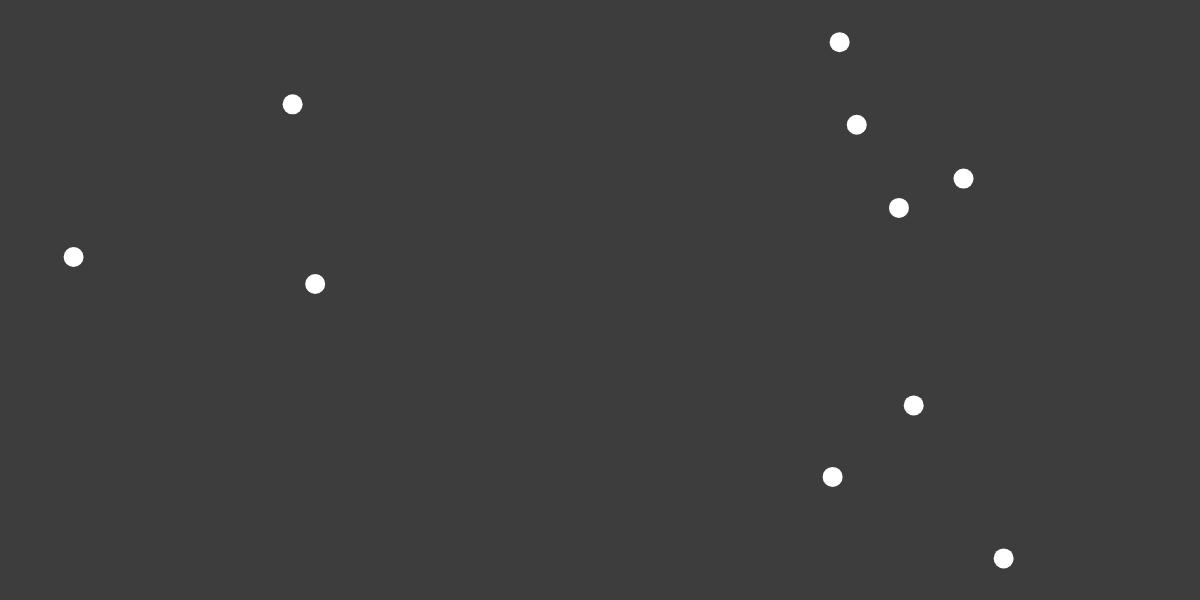
Frame 1 (no input)
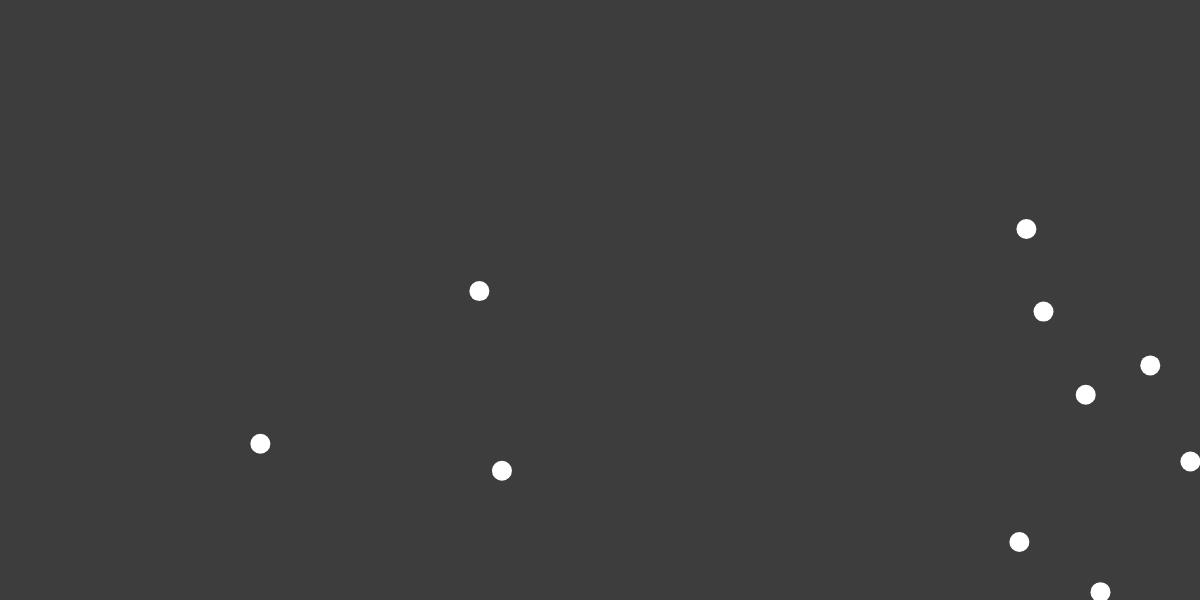
Frame 60 (no input)
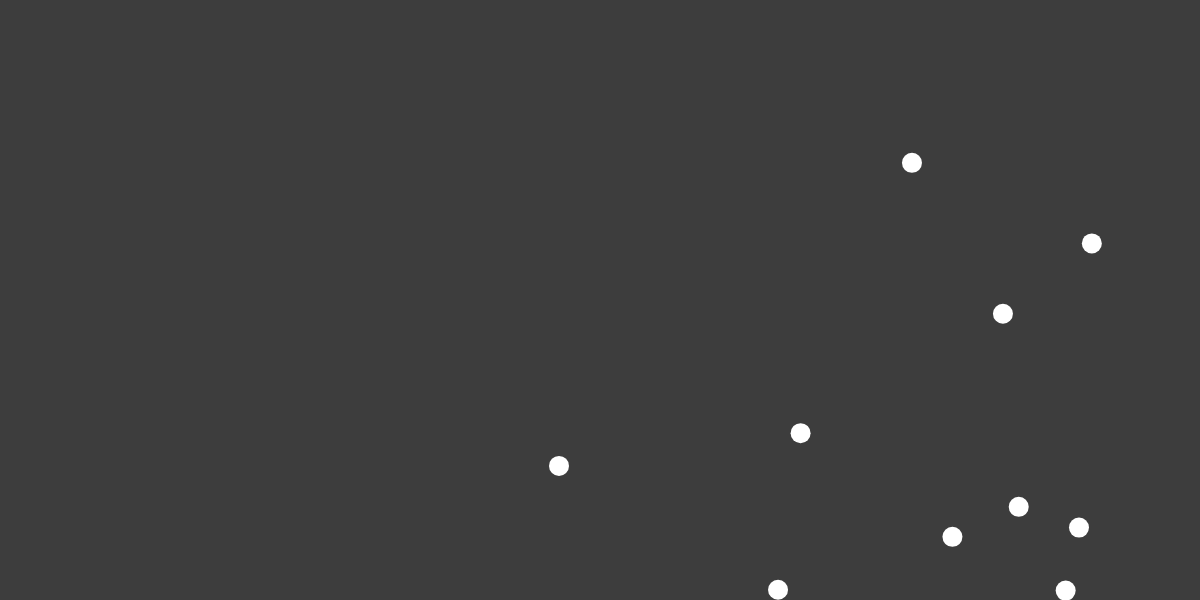
Frame 120 (the mouse pressed at the canvas centre since frame 60)

The p5.js sketch that drew these frames (run headless with seeded random() and noise() and a simulated clock; from frame 60 on, the mouse is pressed at the canvas centre):

// p5.js sketch
// ── sketch.js
let golyok = [];
let num = 10;
let amount = num - 1;
let d = 20;
let limit = 5 ;
function setup() {
    createCanvas(1200,600);
    for(let i = 0; i <= amount; i++) {
        golyok[i] = new ball(random(1,1199),random(1,599),d);
    }
}
function phisics() {
    hit_the_wall();
    stop_and_deaccelerate();
}
function draw() {
    background(61);
    for(let k = 0; k <= amount; k++){   
        golyok[k].show();
    }
    phisics();

  
}
// ── ball.js

// VARIABLES FOR CLASS
let sx = 0.0000000000000000000001; // THE 
let sy = 0.0000000000000000000001; //   SPEEDS
let ax = 0; // THE 
let ay = 0; //   ACCELERATIONS
let axc = 0.01;// THE 
let ayc = 0.01;//   ACCELERATION CHANGERS

// THE CLASS
class ball {
    constructor(x,y,d) {
        this.xgoingback = false;
        this.ygoingback = false;
        this.pos = createVector(x,y);// position
        this.d = d; // diameter
        this.speed = createVector(sx,sy); // speed
        this.acc = createVector(ax,ay); // acceleration
        this.acc_change = createVector(axc,ayc);// acceleration changer
    }

    stop(){
        this.acc.x = 0;
        this.acc.y = 0;
        this.speed.x = 0;
        this.speed.y = 0;
        this.acc_change.x = 0; 
        this.acc_change.y = 0;
    }
    

    // MAKEING IT GO
    go(op) {
        if(op == "x+") {
            this.pos.x = this.pos.x + this.speed.x;
            console.log("x: " + this.pos.x);
        } else if(op == "x-"){
            this.pos.x = this.pos.x - this.speed.x;
            console.log("x: " + this.pos.x);
        } else if(op == "y+") { 
            this.pos.y = this.pos.y + this.speed.y;
            console.log("y: " + this.pos.y);
        } else if(op == "y-") {
            this.pos.y = this.pos.y - this.speed.y;
            console.log("y: " + this.pos.y);
        }        
    }

    // MAKEING IT ACCELERATE
    acc_func(po) {
        if(po == "x+") {
            this.speed.x = this.speed.x + this.acc.x;
        } else if(po == "x-"){
            this.speed.x = this.speed.x - this.acc.x;
        } else if(po == "y+") { 
            this.speed.y = this.speed.y + this.acc.y;
        } else if(po == "y-") {
            this.speed.y = this.speed.y - this.acc.y;
        } 
    }
    // MAKEING ACCELERATION TO INCREAS AND TO DECREAS
    acc_changing_func(op) {
        if(op == "x+") {
            this.acc.x = this.acc.x + this.acc_change.x;
        } else if(op == "x-"){
            this.acc.x = this.acc.x - this.acc_change.x;
        } else if(op == "y+") { 
            this.acc.y = this.acc.y + this.acc_change.y;
        } else if(op == "y-") {
            this.acc.y = this.acc.y - this.acc_change.y;
        } 
    }
    // helping functions accalaration
    inacc(){
        this.acc_func("x+");
        this.acc_func("y+");
    }
    deacc(){
        this.acc_func("x-");
        this.acc_func("y-");
    }
    accacc() {
        this.acc_changing_func("x+");
        this.acc_changing_func("y+");
    }
    update() {
        
    }

    // SHOWING THE BALL
    show() {
        noStroke();
        fill(255);
        circle(this.pos.x,this.pos.y,this.d);
    }

}
// ── phisics.js
//Hit the wall
function hit_the_wall() {
    for(let l = 0; l <= amount;l++){
        if(golyok[l].pos.x >= width) {
            golyok[l].xgoingback = true;
        } else if(golyok[l].pos.y >= height) {
            golyok[l].ygoingback = true;
        }
        if(golyok[l].pos.x <= 0) {
            golyok[l].xgoingback = false;
        } else if(golyok[l].pos.y <= 0) {
            golyok[l].ygoingback = false;
        }
        //Increas/Decreas x/y
        if(golyok[l].xgoingback){
            golyok[l].go("x-");
        } else {
            golyok[l].go("x+");
        }
        if(golyok[l].ygoingback) {
            golyok[l].go("y-");
        } else {
            golyok[l].go("y+");
        }
    }    
}

function stop_and_deaccelerate() {
    for(let j = 0; j <= amount;j++ ) {
        if(golyok[j].speed.x <= 0 && golyok[j].speed.y <= 0 ){
            golyok[j].stop();
        } else if(golyok[j].speed.x >= limit && golyok[j].speed.y >= limit) {
            golyok[j].deacc();
        } else {
            golyok[j].inacc();
            golyok[j].accacc();
        }
    }
}
